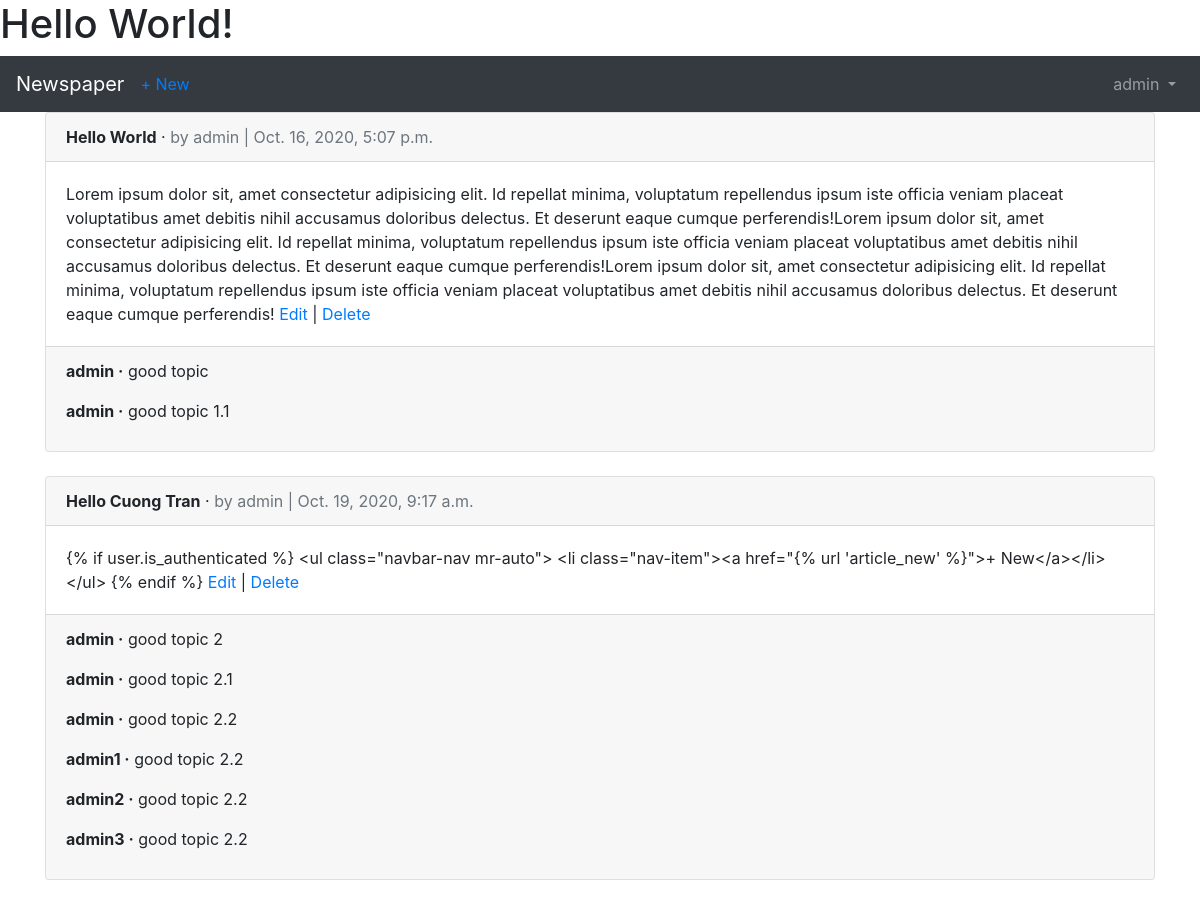
The page /articles/ (signed in) on the database its author committed.
### users/models.py (models this page shows)
class CustomUser(AbstractUser):
    age = models.PositiveIntegerField(null=True, blank=True)

### articles/models.py (models this page shows, shortened)
class Article(models.Model):
    title = models.CharField(max_length=255)
    body = models.TextField()
    date = models.DateTimeField(auto_now_add=True)
    author = models.ForeignKey(
        get_user_model(),
        on_delete=models.CASCADE,
    )

class Comment(models.Model):
    article = models.ForeignKey(
        Article,
        on_delete=models.CASCADE,
        related_name='comments'
        )
    comment = models.CharField(max_length=140)
    author = models.ForeignKey(
        get_user_model(),
        on_delete=models.CASCADE,
    )
    def __str__(self):
        return self.comment

### articles/views.py (the view)
# urls.py: path('', ArticleListView.as_view(), name='article_list'),
class ArticleListView(LoginRequiredMixin, ListView):
    model = Article
    template_name = 'article_list.html'
    login_url = 'login'

### templates/article_list.html (shortened to what this page needs)
{% extends 'base.html' %}
{% block content %}
{% for article in object_list %}
<div class="card">
    <div class="card-header">
        <span class="font-weight-bold">{{ article.title }}</span> &middot;
        <span class="text-muted">by {{ article.author }} |
            {{ article.date }}</span>
    </div>
    <div class="card-body">
        {{ article.body }}
        <a href="{% url 'article_edit' article.pk %}">Edit</a> |
        <a href="{% url 'article_delete' article.pk %}">Delete</a>
    </div>
    <div class="card-footer">
        {% for comment in article.comments.all %}
        <p>
            <span class="font-weight-bold">{{ comment.author }} &middot;</span>
            {{ comment }}
        </p>
        {% endfor %}
    </div>
</div>
<br />
{% endfor %}
{% endblock content %}

### templates/base.html (shortened to what this page needs)
<!DOCTYPE html>
<html lang="en">
<head>
    <link rel="stylesheet" href="https://cdn.jsdelivr.net/npm/bootstrap@4.5.3/dist/css/bootstrap.min.css"
>
</head>
<body>
    <h1>Hello World!</h1>
    <nav class="navbar navbar-expand-md navbar-dark bg-dark mb- ">
        <a class="navbar-brand" href="{% url 'home' %}">Newspaper</a>
        {% if user.is_authenticated %}
        <ul class="navbar-nav mr-auto">
            <li class="nav-item"><a href="{% url 'article_new' %}">+ New</a></li>
        </ul>
        {% endif %}
        <div class="collapse navbar-collapse" id="navbarCollapse">
            {% if user.is_authenticated %}
            <ul class="navbar-nav ml-auto">
                <li class="nav-item">
                    <a class="nav-link dropdown-toggle" href="#" id="userMenu" data-toggle="dropdown"
                        aria-haspopup="true" aria-expanded="false">
                        {{ user.username }}
                    </a>
                </li>
            </ul>
            {% endif %}
        </div>
    </nav>
    <div class="container">
        {% block content %}{% endblock content %}
    </div>
</body>
</html>

### rows shown on the page
CustomUser: username "admin"
Article: title "Hello World", author "admin", date "Oct. 16, 2020, 5:07 p.m.", body "Lorem ipsum dolor sit, amet consectetur adipisicing elit. Id repellat minima, voluptatum repellendus ipsum iste officia veniam placeat voluptatibus amet debitis nihil accusamus doloribus delectus. Et deserunt eaque cumque perferendis!Lorem ipsum dolor sit, amet consectetur adipisicing elit. Id repellat minima, voluptatum repellendus ipsum iste officia veniam placeat voluptatibus amet debitis nihil accusamus doloribus delectus. Et deserunt eaque cumque perferendis!Lorem ipsum dolor sit, amet consectetur adipisicing elit. Id repellat minima, voluptatum repellendus ipsum iste officia veniam placeat voluptatibus amet debitis nihil accusamus doloribus delectus. Et deserunt eaque cumque…"
Comment: author "admin", comment "good topic"
Comment: author "admin", comment "good topic 1.1"
Article: title "Hello Cuong Tran", author "admin", date "Oct. 19, 2020, 9:17 a.m.", body "{% if user.is_authenticated %} <ul class=\"navbar-nav mr-auto\"> <li class=\"nav-item\"><a href=\"{% url 'article_new' %}\">+ New</a></li> </ul> {% endif %}"
Comment: author "admin", comment "good topic 2"
Comment: author "admin", comment "good topic 2.1"
Comment: author "admin", comment "good topic 2.2"
Comment: author "admin1", comment "good topic 2.2"
Comment: author "admin2", comment "good topic 2.2"
Comment: author "admin3", comment "good topic 2.2"
